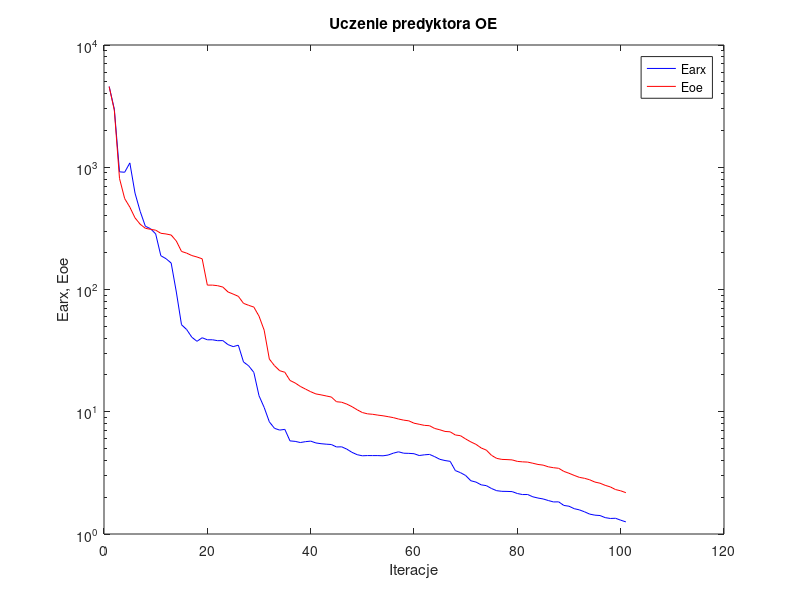
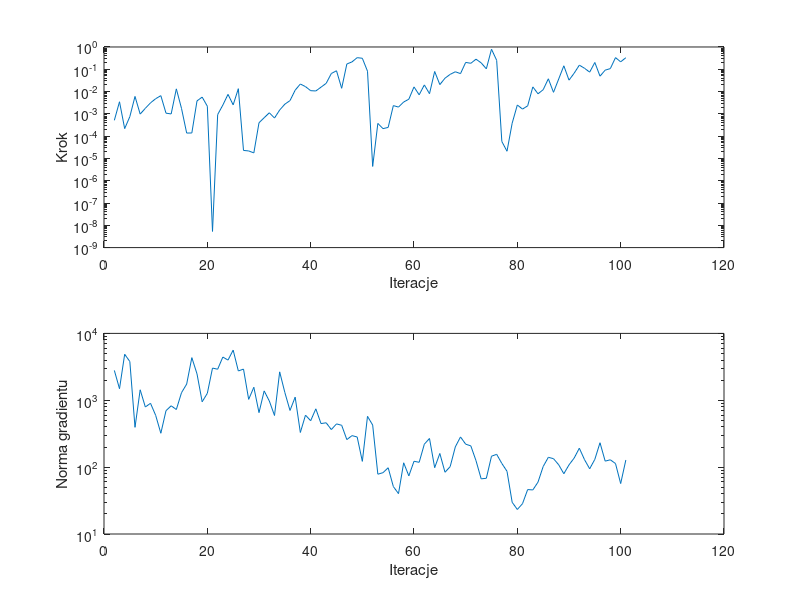

These figures' MATLAB source, in order:
%uczenie predyktora oe
clear all;
n=0; farx(n+1)=4.575216e+003; foe(n+1)=4.568391e+003; wspucz(n+1)=0.000000e+000; ng(n+1)=0.000000e+000;
%odnowa zmiennej metryki
n=1; farx(n+1)=2.987910e+003; foe(n+1)=2.918560e+003; krok(n+1)=5.126539e-004; ng(n+1)=2.794536e+003;
n=2; farx(n+1)=9.173889e+002; foe(n+1)=8.097937e+002; krok(n+1)=3.485222e-003; ng(n+1)=1.488447e+003;
n=3; farx(n+1)=9.100942e+002; foe(n+1)=5.542683e+002; krok(n+1)=2.178264e-004; ng(n+1)=4.875659e+003;
n=4; farx(n+1)=1.085188e+003; foe(n+1)=4.716182e+002; krok(n+1)=7.496833e-004; ng(n+1)=3.794800e+003;
n=5; farx(n+1)=6.148548e+002; foe(n+1)=3.857881e+002; krok(n+1)=6.050128e-003; ng(n+1)=3.938279e+002;
n=6; farx(n+1)=4.359320e+002; foe(n+1)=3.419286e+002; krok(n+1)=9.761580e-004; ng(n+1)=1.433973e+003;
n=7; farx(n+1)=3.292990e+002; foe(n+1)=3.169075e+002; krok(n+1)=1.772228e-003; ng(n+1)=7.930517e+002;
n=8; farx(n+1)=3.143914e+002; foe(n+1)=3.104985e+002; krok(n+1)=3.113587e-003; ng(n+1)=9.009929e+002;
n=9; farx(n+1)=2.851043e+002; foe(n+1)=3.057401e+002; krok(n+1)=4.776032e-003; ng(n+1)=5.948860e+002;
n=10; farx(n+1)=1.889024e+002; foe(n+1)=2.883007e+002; krok(n+1)=6.550277e-003; ng(n+1)=3.211849e+002;
n=11; farx(n+1)=1.787018e+002; foe(n+1)=2.847008e+002; krok(n+1)=1.072587e-003; ng(n+1)=6.984369e+002;
n=12; farx(n+1)=1.646381e+002; foe(n+1)=2.790695e+002; krok(n+1)=9.915259e-004; ng(n+1)=8.266600e+002;
n=13; farx(n+1)=9.533720e+001; foe(n+1)=2.490770e+002; krok(n+1)=1.321526e-002; ng(n+1)=7.273495e+002;
n=14; farx(n+1)=5.151594e+001; foe(n+1)=2.048268e+002; krok(n+1)=1.758026e-003; ng(n+1)=1.297494e+003;
n=15; farx(n+1)=4.703576e+001; foe(n+1)=1.983706e+002; krok(n+1)=1.376014e-004; ng(n+1)=1.745897e+003;
n=16; farx(n+1)=4.069400e+001; foe(n+1)=1.895728e+002; krok(n+1)=1.386777e-004; ng(n+1)=4.338436e+003;
n=17; farx(n+1)=3.767767e+001; foe(n+1)=1.844308e+002; krok(n+1)=3.816075e-003; ng(n+1)=2.482032e+003;
n=18; farx(n+1)=4.031042e+001; foe(n+1)=1.783137e+002; krok(n+1)=5.637357e-003; ng(n+1)=9.485115e+002;
n=19; farx(n+1)=3.878959e+001; foe(n+1)=1.086191e+002; krok(n+1)=2.199458e-003; ng(n+1)=1.270193e+003;
n=20; farx(n+1)=3.879410e+001; foe(n+1)=1.086101e+002; krok(n+1)=5.305537e-009; ng(n+1)=3.029378e+003;
n=21; farx(n+1)=3.813457e+001; foe(n+1)=1.074333e+002; krok(n+1)=9.289576e-004; ng(n+1)=2.911601e+003;
n=22; farx(n+1)=3.820015e+001; foe(n+1)=1.047014e+002; krok(n+1)=2.472310e-003; ng(n+1)=4.428733e+003;
n=23; farx(n+1)=3.541597e+001; foe(n+1)=9.548324e+001; krok(n+1)=7.481826e-003; ng(n+1)=3.987299e+003;
n=24; farx(n+1)=3.409874e+001; foe(n+1)=9.175446e+001; krok(n+1)=2.531421e-003; ng(n+1)=5.624531e+003;
n=25; farx(n+1)=3.503575e+001; foe(n+1)=8.794122e+001; krok(n+1)=1.345452e-002; ng(n+1)=2.741894e+003;
%odnowa zmiennej metryki
n=26; farx(n+1)=2.554708e+001; foe(n+1)=7.704935e+001; krok(n+1)=2.286087e-005; ng(n+1)=2.925118e+003;
n=27; farx(n+1)=2.374989e+001; foe(n+1)=7.422966e+001; krok(n+1)=2.170937e-005; ng(n+1)=1.031102e+003;
n=28; farx(n+1)=2.098675e+001; foe(n+1)=7.181242e+001; krok(n+1)=1.771309e-005; ng(n+1)=1.565158e+003;
n=29; farx(n+1)=1.352963e+001; foe(n+1)=6.055286e+001; krok(n+1)=3.987583e-004; ng(n+1)=6.533316e+002;
n=30; farx(n+1)=1.084384e+001; foe(n+1)=4.648059e+001; krok(n+1)=6.710424e-004; ng(n+1)=1.380383e+003;
n=31; farx(n+1)=8.271738e+000; foe(n+1)=2.698583e+001; krok(n+1)=1.116161e-003; ng(n+1)=9.733318e+002;
n=32; farx(n+1)=7.317335e+000; foe(n+1)=2.381017e+001; krok(n+1)=6.488063e-004; ng(n+1)=5.919259e+002;
n=33; farx(n+1)=7.079444e+000; foe(n+1)=2.167026e+001; krok(n+1)=1.486486e-003; ng(n+1)=2.659786e+003;
n=34; farx(n+1)=7.175868e+000; foe(n+1)=2.103992e+001; krok(n+1)=2.716773e-003; ng(n+1)=1.307956e+003;
n=35; farx(n+1)=5.777197e+000; foe(n+1)=1.802998e+001; krok(n+1)=3.926338e-003; ng(n+1)=7.039547e+002;
n=36; farx(n+1)=5.723418e+000; foe(n+1)=1.719009e+001; krok(n+1)=1.153579e-002; ng(n+1)=1.114065e+003;
n=37; farx(n+1)=5.600929e+000; foe(n+1)=1.611183e+001; krok(n+1)=2.183177e-002; ng(n+1)=3.297196e+002;
n=38; farx(n+1)=5.693689e+000; foe(n+1)=1.532532e+001; krok(n+1)=1.664795e-002; ng(n+1)=5.987683e+002;
n=39; farx(n+1)=5.752095e+000; foe(n+1)=1.459002e+001; krok(n+1)=1.095618e-002; ng(n+1)=4.946015e+002;
n=40; farx(n+1)=5.557997e+000; foe(n+1)=1.399508e+001; krok(n+1)=1.064021e-002; ng(n+1)=7.445383e+002;
n=41; farx(n+1)=5.479651e+000; foe(n+1)=1.374854e+001; krok(n+1)=1.571994e-002; ng(n+1)=4.478844e+002;
n=42; farx(n+1)=5.430327e+000; foe(n+1)=1.347029e+001; krok(n+1)=2.337492e-002; ng(n+1)=4.604496e+002;
n=43; farx(n+1)=5.395869e+000; foe(n+1)=1.319568e+001; krok(n+1)=6.458581e-002; ng(n+1)=3.645200e+002;
n=44; farx(n+1)=5.152605e+000; foe(n+1)=1.207664e+001; krok(n+1)=8.571529e-002; ng(n+1)=4.433114e+002;
n=45; farx(n+1)=5.166433e+000; foe(n+1)=1.196373e+001; krok(n+1)=1.401574e-002; ng(n+1)=4.224513e+002;
n=46; farx(n+1)=4.944017e+000; foe(n+1)=1.154806e+001; krok(n+1)=1.722157e-001; ng(n+1)=2.581945e+002;
n=47; farx(n+1)=4.654800e+000; foe(n+1)=1.100341e+001; krok(n+1)=2.143812e-001; ng(n+1)=2.958911e+002;
n=48; farx(n+1)=4.455066e+000; foe(n+1)=1.037700e+001; krok(n+1)=3.319551e-001; ng(n+1)=2.824775e+002;
n=49; farx(n+1)=4.363017e+000; foe(n+1)=9.855502e+000; krok(n+1)=3.118032e-001; ng(n+1)=1.219609e+002;
n=50; farx(n+1)=4.381457e+000; foe(n+1)=9.615514e+000; krok(n+1)=8.191626e-002; ng(n+1)=5.749382e+002;
%odnowa zmiennej metryki
n=51; farx(n+1)=4.378157e+000; foe(n+1)=9.532159e+000; krok(n+1)=4.376932e-006; ng(n+1)=4.259070e+002;
n=52; farx(n+1)=4.379365e+000; foe(n+1)=9.386080e+000; krok(n+1)=3.716215e-004; ng(n+1)=7.842034e+001;
n=53; farx(n+1)=4.361322e+000; foe(n+1)=9.269746e+000; krok(n+1)=2.171980e-004; ng(n+1)=8.261602e+001;
n=54; farx(n+1)=4.425684e+000; foe(n+1)=9.115271e+000; krok(n+1)=2.463545e-004; ng(n+1)=9.787987e+001;
n=55; farx(n+1)=4.583824e+000; foe(n+1)=8.950872e+000; krok(n+1)=2.344633e-003; ng(n+1)=5.124301e+001;
n=56; farx(n+1)=4.703347e+000; foe(n+1)=8.722381e+000; krok(n+1)=2.013418e-003; ng(n+1)=4.016986e+001;
n=57; farx(n+1)=4.580756e+000; foe(n+1)=8.539905e+000; krok(n+1)=3.400118e-003; ng(n+1)=1.160924e+002;
n=58; farx(n+1)=4.567631e+000; foe(n+1)=8.426725e+000; krok(n+1)=4.541426e-003; ng(n+1)=7.401195e+001;
n=59; farx(n+1)=4.537701e+000; foe(n+1)=8.063479e+000; krok(n+1)=1.615205e-002; ng(n+1)=1.223808e+002;
n=60; farx(n+1)=4.385785e+000; foe(n+1)=7.901034e+000; krok(n+1)=7.144846e-003; ng(n+1)=1.181324e+002;
n=61; farx(n+1)=4.442405e+000; foe(n+1)=7.740112e+000; krok(n+1)=1.987953e-002; ng(n+1)=2.205731e+002;
n=62; farx(n+1)=4.478256e+000; foe(n+1)=7.689174e+000; krok(n+1)=8.023134e-003; ng(n+1)=2.681917e+002;
n=63; farx(n+1)=4.292321e+000; foe(n+1)=7.300199e+000; krok(n+1)=7.959957e-002; ng(n+1)=9.814845e+001;
n=64; farx(n+1)=4.082816e+000; foe(n+1)=7.120973e+000; krok(n+1)=2.051314e-002; ng(n+1)=1.600179e+002;
n=65; farx(n+1)=3.989637e+000; foe(n+1)=6.903038e+000; krok(n+1)=3.979978e-002; ng(n+1)=8.382778e+001;
n=66; farx(n+1)=3.929629e+000; foe(n+1)=6.851179e+000; krok(n+1)=5.908701e-002; ng(n+1)=1.017911e+002;
n=67; farx(n+1)=3.302955e+000; foe(n+1)=6.457186e+000; krok(n+1)=7.729026e-002; ng(n+1)=2.010813e+002;
n=68; farx(n+1)=3.174433e+000; foe(n+1)=6.369569e+000; krok(n+1)=6.385486e-002; ng(n+1)=2.828946e+002;
n=69; farx(n+1)=3.008734e+000; foe(n+1)=5.987633e+000; krok(n+1)=2.031949e-001; ng(n+1)=2.204979e+002;
n=70; farx(n+1)=2.727270e+000; foe(n+1)=5.667083e+000; krok(n+1)=1.855710e-001; ng(n+1)=2.078184e+002;
n=71; farx(n+1)=2.658053e+000; foe(n+1)=5.410943e+000; krok(n+1)=2.833785e-001; ng(n+1)=1.249318e+002;
n=72; farx(n+1)=2.524406e+000; foe(n+1)=5.057097e+000; krok(n+1)=1.943277e-001; ng(n+1)=6.683665e+001;
n=73; farx(n+1)=2.487064e+000; foe(n+1)=4.854939e+000; krok(n+1)=1.047220e-001; ng(n+1)=6.811655e+001;
n=74; farx(n+1)=2.355537e+000; foe(n+1)=4.400692e+000; krok(n+1)=7.926233e-001; ng(n+1)=1.456950e+002;
n=75; farx(n+1)=2.261473e+000; foe(n+1)=4.155457e+000; krok(n+1)=2.520608e-001; ng(n+1)=1.554274e+002;
%odnowa zmiennej metryki
n=76; farx(n+1)=2.234378e+000; foe(n+1)=4.076344e+000; krok(n+1)=5.755042e-005; ng(n+1)=1.135734e+002;
n=77; farx(n+1)=2.230770e+000; foe(n+1)=4.061173e+000; krok(n+1)=2.102242e-005; ng(n+1)=8.665494e+001;
n=78; farx(n+1)=2.221911e+000; foe(n+1)=4.037662e+000; krok(n+1)=3.812868e-004; ng(n+1)=2.979998e+001;
n=79; farx(n+1)=2.144008e+000; foe(n+1)=3.927154e+000; krok(n+1)=2.501815e-003; ng(n+1)=2.326806e+001;
n=80; farx(n+1)=2.102210e+000; foe(n+1)=3.892809e+000; krok(n+1)=1.635770e-003; ng(n+1)=2.841133e+001;
n=81; farx(n+1)=2.103612e+000; foe(n+1)=3.874128e+000; krok(n+1)=2.289488e-003; ng(n+1)=4.617038e+001;
n=82; farx(n+1)=2.015360e+000; foe(n+1)=3.791254e+000; krok(n+1)=1.622219e-002; ng(n+1)=4.562245e+001;
n=83; farx(n+1)=1.968451e+000; foe(n+1)=3.705863e+000; krok(n+1)=7.947193e-003; ng(n+1)=5.968943e+001;
n=84; farx(n+1)=1.934867e+000; foe(n+1)=3.659002e+000; krok(n+1)=1.208515e-002; ng(n+1)=1.021129e+002;
n=85; farx(n+1)=1.878337e+000; foe(n+1)=3.544513e+000; krok(n+1)=3.742693e-002; ng(n+1)=1.402983e+002;
n=86; farx(n+1)=1.829440e+000; foe(n+1)=3.485306e+000; krok(n+1)=9.249437e-003; ng(n+1)=1.338209e+002;
n=87; farx(n+1)=1.832365e+000; foe(n+1)=3.448191e+000; krok(n+1)=3.640360e-002; ng(n+1)=1.085896e+002;
n=88; farx(n+1)=1.712798e+000; foe(n+1)=3.253024e+000; krok(n+1)=1.433103e-001; ng(n+1)=7.967978e+001;
n=89; farx(n+1)=1.687505e+000; foe(n+1)=3.138805e+000; krok(n+1)=3.252259e-002; ng(n+1)=1.081126e+002;
n=90; farx(n+1)=1.611673e+000; foe(n+1)=3.016374e+000; krok(n+1)=6.679426e-002; ng(n+1)=1.367308e+002;
n=91; farx(n+1)=1.575820e+000; foe(n+1)=2.906882e+000; krok(n+1)=1.533108e-001; ng(n+1)=1.919744e+002;
n=92; farx(n+1)=1.519157e+000; foe(n+1)=2.854814e+000; krok(n+1)=1.111619e-001; ng(n+1)=1.294781e+002;
n=93; farx(n+1)=1.454829e+000; foe(n+1)=2.777285e+000; krok(n+1)=7.431643e-002; ng(n+1)=9.444614e+001;
n=94; farx(n+1)=1.426281e+000; foe(n+1)=2.660645e+000; krok(n+1)=2.016994e-001; ng(n+1)=1.308034e+002;
n=95; farx(n+1)=1.416127e+000; foe(n+1)=2.603426e+000; krok(n+1)=4.904612e-002; ng(n+1)=2.315819e+002;
n=96; farx(n+1)=1.361319e+000; foe(n+1)=2.501435e+000; krok(n+1)=9.137743e-002; ng(n+1)=1.229532e+002;
n=97; farx(n+1)=1.340044e+000; foe(n+1)=2.427707e+000; krok(n+1)=1.072012e-001; ng(n+1)=1.287385e+002;
n=98; farx(n+1)=1.345009e+000; foe(n+1)=2.309996e+000; krok(n+1)=3.333343e-001; ng(n+1)=1.131497e+002;
n=99; farx(n+1)=1.297640e+000; foe(n+1)=2.256014e+000; krok(n+1)=2.155114e-001; ng(n+1)=5.682111e+001;
n=100; farx(n+1)=1.256330e+000; foe(n+1)=2.178792e+000; krok(n+1)=3.307424e-001; ng(n+1)=1.276872e+002;

figure; semilogy(farx,'b'); hold on; semilogy(foe,'r'); xlabel('Iteracje'); ylabel('Earx, Eoe'); legend('Earx','Eoe'); title('Uczenie predyktora OE');
figure; subplot(2,1,1); semilogy(krok); xlabel('Iteracje'); ylabel('Krok');
subplot(2,1,2); semilogy(ng); xlabel('Iteracje'); ylabel('Norma gradientu');
Earx=farx(n+1)
Eoe=foe(n+1)
